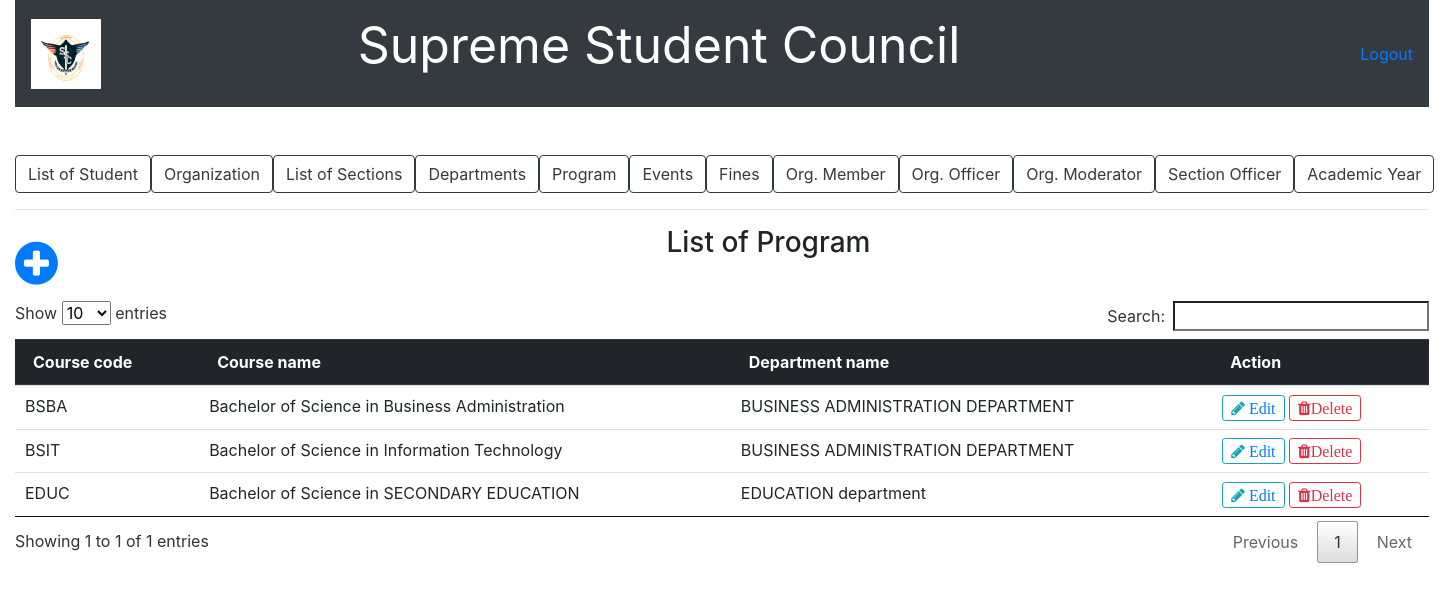
Page /list_of_program.php on the earlier database version.
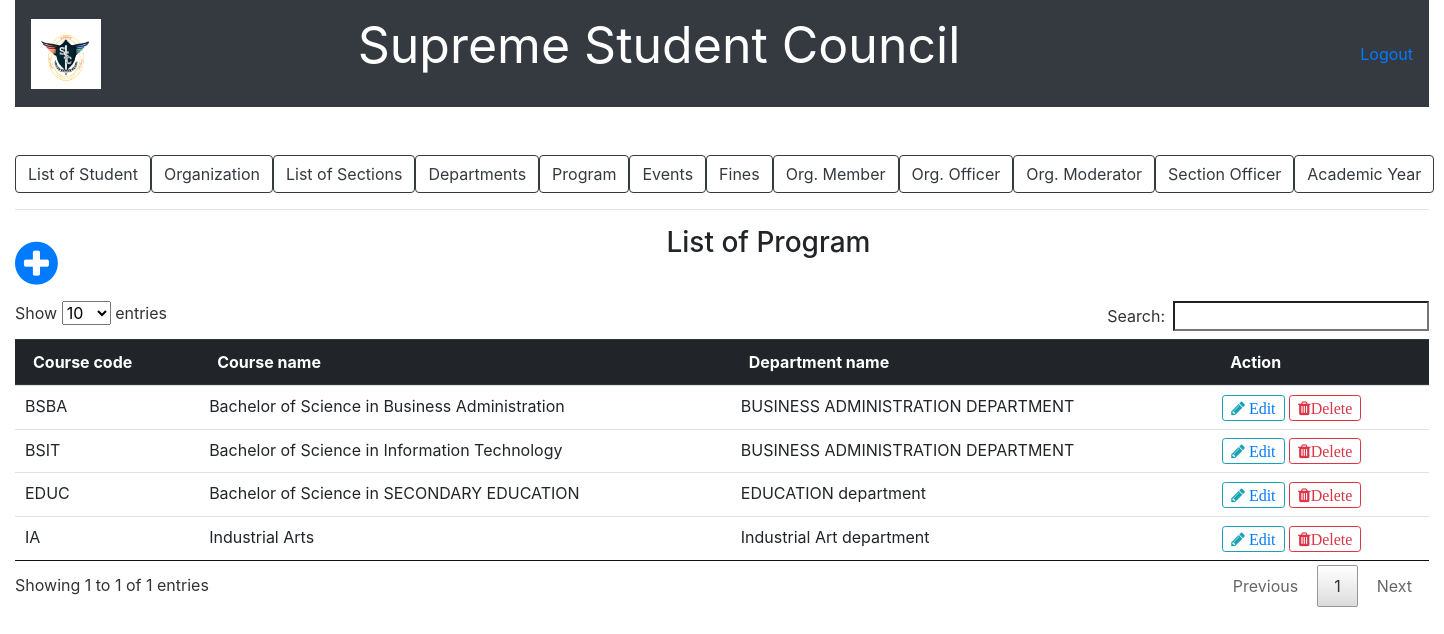
Same page on the later database version.
### tables this page shows
CREATE TABLE `program` (
  `course_code` varchar(10) NOT NULL,
  `course_name` varchar(100) NOT NULL,
  `department_code` char(10) NOT NULL
);

CREATE TABLE `department` (
  `department_code` char(10) NOT NULL,
  `department_name` varchar(50) NOT NULL
);

### list_of_program.php (the view, shortened to what this page needs)
<?php include('server.php'); ?>
<!DOCTYPE html>
<html>
<head>
		<link rel="stylesheet" href="bootstrap/css/bootstrap.min.css">
		<link rel = "stylesheet" href = "font-awesome-4.7.0/font-awesome-4.7.0/css/font-awesome.min.css">
		<link href = "css/style.css" rel = "stylesheet" type = "text/css" >
		<link href = "css/jquery.dataTables.min.css" rel = "stylesheet" type = "text/css" >
</head>
<body>
	<div class="container-fluid">
		<nav class="navbar navbar-expand-lg navbar-dark bg-dark">
		   <a href = "index.php"><img src = "picture/ssc.PNG" style=" height:70px; width:70px;"></a>
		  <div class="collapse navbar-collapse" id="navbarTogglerDemo03">
		    	<center><p style="color:white; font-size: 50px; margin-right: 400px;">Supreme Student Council</p></center>
		    	<a href="logout.php">Logout</a>
		  </div>
		</nav>
	</div>
	<br /><br />
	<div class="container-fluid">
				<div class="btn-group btn-group-lg" role="group"">
					<a href = "list_of_student.php"><button type="button" class="btn btn-outline-dark">List of Student</button></a>
					<a href ="list_of_organization.php"><button type="button" class="btn btn-outline-dark">Organization</button></a>
					<a href ="list_of_section.php"><button type="button" class="btn btn-outline-dark">List of Sections</button></a>
					<a href ="list_of_department.php"><button type="button" class="btn btn-outline-dark">Departments</button>
					<a href ="list_of_program.php"><button type="button" class="btn btn-outline-dark">Program</button></a>
					<a href ="list_of_event.php"><button type="button" class="btn btn-outline-dark">Events</button></a>
					<a href ="fines.php"><button type="button" class="btn btn-outline-dark">Fines</button></a>
					<a href ="list_of_organization_member.php"><button type="button" class="btn btn-outline-dark">Org. Member</button></a>
					<a href ="list_of_organization_officer.php"><button type="button" class="btn btn-outline-dark">Org. Officer</button></a>
					<a href ="list_of_organization_moderator.php"><button type="button" class="btn btn-outline-dark">Org. Moderator</button></a>
					<a href ="list_of_section_officer.php"><button type="button" class="btn btn-outline-dark">Section Officer</button></a>
					<a href ="list_of_acad_year.php"><button type="button" class="btn btn-outline-dark">Academic Year</button></a>
				</div>
				<hr />
				<a href = "add_new_program.php"><span style="float: left; font-size: 50px; margin-right: 50px;"><i class="fa fa-plus-circle" font-size = "50px"></i></span></a>
				<center><h3>List of Program</h3></center><br />
				<?php $results = mysqli_query($db, "SELECT * FROM program,department WHERE program.department_code = department.department_code"); ?>
				<table class="table table-primary" id = "myTable">
				  <thead class="thead-dark">
				    <tr>
				      <th scope="col">Course code</th>
				      <th scope="col">Course name</th>
				      <th scope="col">Department name</th>
				      <th scope="col">Action</th>
				    </tr>
				  </thead>
				  <?php while ($row = mysqli_fetch_array($results)){ ?>
				  <tbody>
				    <tr>
				      <td><?php echo $row['course_code']?></td>
				      <td><?php echo $row['course_name']?></td>
				      <td><?php echo $row['department_name']?></td>
				      <td>
							<button type="button" class="btn btn-outline-info btn-sm fa fa-pencil"><a href="update_program.php?edit=<?php echo $row['course_code']; ?>"> Edit </a></button>
							<button type="button" class="btn btn-outline-danger btn-sm fa fa-trash" data-toggle="modal" data-target="#exampleModal">Delete</button>
					   </td>
				    </tr>
				  </tbody>
				  <?php
  				  } ?>
				</table>
	</div>
</body>
</html>

Differences in the rows shown:
added program: course_code "IA", course_name "Industrial Arts", department_code.department_name "Industrial Art department"
